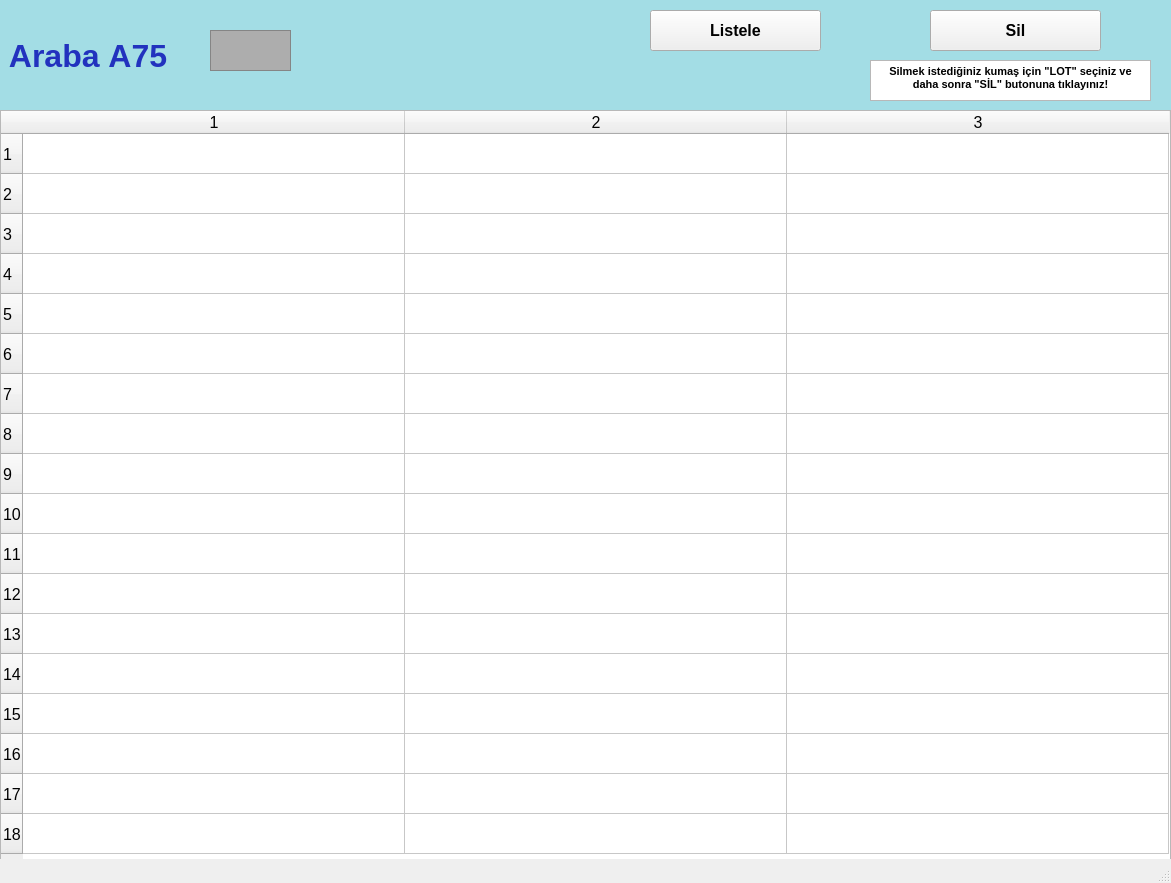
<?xml version="1.0" encoding="UTF-8"?>
<ui version="4.0">
 <class>arabalarA75_ekran</class>
 <widget class="QMainWindow" name="arabalarA75_ekran">
  <property name="geometry">
   <rect>
    <x>0</x>
    <y>0</y>
    <width>1171</width>
    <height>883</height>
   </rect>
  </property>
  <property name="font">
   <font>
    <pointsize>12</pointsize>
    <weight>50</weight>
    <bold>false</bold>
    <kerning>false</kerning>
   </font>
  </property>
  <property name="windowTitle">
   <string/>
  </property>
  <widget class="QWidget" name="centralwidget">
   <widget class="QLabel" name="arabaA1yazi_lbl">
    <property name="geometry">
     <rect>
      <x>0</x>
      <y>0</y>
      <width>1171</width>
      <height>111</height>
     </rect>
    </property>
    <property name="font">
     <font>
      <pointsize>24</pointsize>
      <weight>75</weight>
      <bold>true</bold>
     </font>
    </property>
    <property name="styleSheet">
     <string notr="true">background-color: rgb(163, 221, 229);
color: rgb(34, 50, 190);</string>
    </property>
    <property name="text">
     <string> Araba A75</string>
    </property>
   </widget>
   <widget class="QFrame" name="arabaA1_img">
    <property name="geometry">
     <rect>
      <x>210</x>
      <y>30</y>
      <width>81</width>
      <height>41</height>
     </rect>
    </property>
    <property name="styleSheet">
     <string notr="true">background-color: rgb(173, 173, 173);</string>
    </property>
    <property name="frameShape">
     <enum>QFrame::StyledPanel</enum>
    </property>
    <property name="frameShadow">
     <enum>QFrame::Raised</enum>
    </property>
   </widget>
   <widget class="QPushButton" name="listele75_btn">
    <property name="geometry">
     <rect>
      <x>650</x>
      <y>10</y>
      <width>171</width>
      <height>41</height>
     </rect>
    </property>
    <property name="font">
     <font>
      <pointsize>12</pointsize>
      <weight>75</weight>
      <bold>true</bold>
     </font>
    </property>
    <property name="text">
     <string>Listele</string>
    </property>
   </widget>
   <widget class="QTableWidget" name="A75_tw">
    <property name="geometry">
     <rect>
      <x>0</x>
      <y>110</y>
      <width>1171</width>
      <height>751</height>
     </rect>
    </property>
    <property name="baseSize">
     <size>
      <width>0</width>
      <height>0</height>
     </size>
    </property>
    <property name="rowCount">
     <number>18</number>
    </property>
    <property name="columnCount">
     <number>3</number>
    </property>
    <attribute name="horizontalHeaderVisible">
     <bool>true</bool>
    </attribute>
    <attribute name="horizontalHeaderCascadingSectionResizes">
     <bool>false</bool>
    </attribute>
    <attribute name="horizontalHeaderDefaultSectionSize">
     <number>382</number>
    </attribute>
    <attribute name="horizontalHeaderMinimumSectionSize">
     <number>38</number>
    </attribute>
    <attribute name="verticalHeaderDefaultSectionSize">
     <number>40</number>
    </attribute>
    <attribute name="verticalHeaderMinimumSectionSize">
     <number>23</number>
    </attribute>
    <row/>
    <row/>
    <row/>
    <row/>
    <row/>
    <row/>
    <row/>
    <row/>
    <row/>
    <row/>
    <row/>
    <row/>
    <row/>
    <row/>
    <row/>
    <row/>
    <row/>
    <row/>
    <column/>
    <column/>
    <column/>
   </widget>
   <widget class="QPushButton" name="sil75_btn">
    <property name="geometry">
     <rect>
      <x>930</x>
      <y>10</y>
      <width>171</width>
      <height>41</height>
     </rect>
    </property>
    <property name="font">
     <font>
      <pointsize>12</pointsize>
      <weight>75</weight>
      <bold>true</bold>
     </font>
    </property>
    <property name="text">
     <string>Sil</string>
    </property>
   </widget>
   <widget class="QTextBrowser" name="textBrowser">
    <property name="geometry">
     <rect>
      <x>870</x>
      <y>60</y>
      <width>281</width>
      <height>41</height>
     </rect>
    </property>
    <property name="html">
     <string>&lt;!DOCTYPE HTML PUBLIC &quot;-//W3C//DTD HTML 4.0//EN&quot; &quot;http://www.w3.org/TR/REC-html40/strict.dtd&quot;&gt;
&lt;html&gt;&lt;head&gt;&lt;meta name=&quot;qrichtext&quot; content=&quot;1&quot; /&gt;&lt;style type=&quot;text/css&quot;&gt;
p, li { white-space: pre-wrap; }
&lt;/style&gt;&lt;/head&gt;&lt;body style=&quot; font-family:'MS Shell Dlg 2'; font-size:12pt; font-weight:400; font-style:normal;&quot;&gt;
&lt;p align=&quot;center&quot; style=&quot; margin-top:0px; margin-bottom:0px; margin-left:0px; margin-right:0px; -qt-block-indent:0; text-indent:0px;&quot;&gt;&lt;span style=&quot; font-size:8pt; font-weight:600;&quot;&gt;Silmek istediğiniz kumaş için &amp;quot;LOT&amp;quot; seçiniz ve daha sonra &amp;quot;SİL&amp;quot; butonuna tıklayınız!&lt;/span&gt;&lt;/p&gt;&lt;/body&gt;&lt;/html&gt;</string>
    </property>
   </widget>
  </widget>
  <widget class="QStatusBar" name="statusbar"/>
 </widget>
 <resources/>
 <connections/>
</ui>
